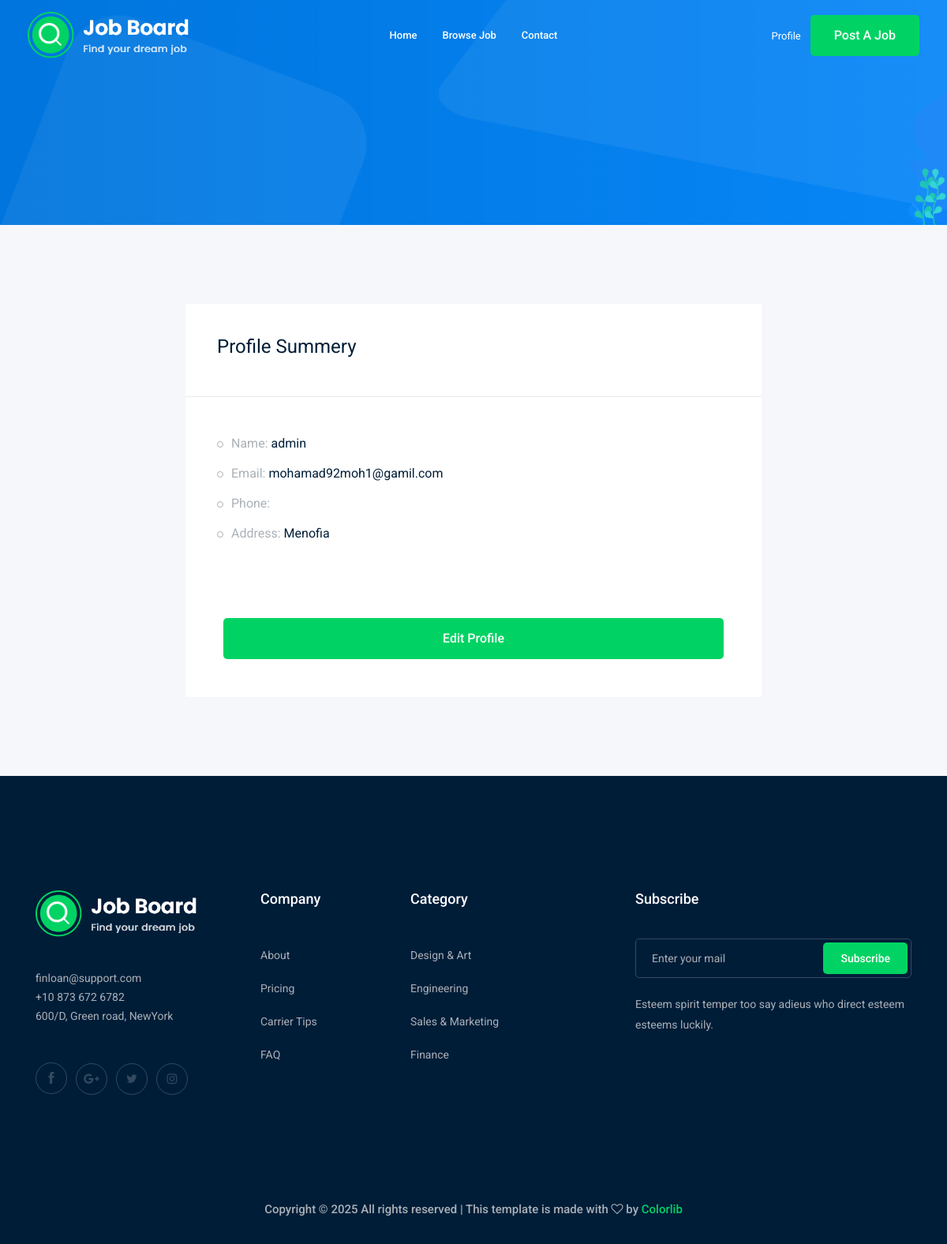
The app's page /accounts/profile (signed in) with its own data.
### accounts/models.py (models this page shows)
class Profile(models.Model):
    user = models.OneToOneField(User ,on_delete=models.CASCADE)
    city = models.ForeignKey("City",on_delete=models.CASCADE,null=True,blank=True)
    phone = models.CharField(max_length=15)
    image = models.ImageField(upload_to='profile/')
    def __str__(self):
        return str(self.user)

class City (models.Model):
    name = models.CharField(max_length=30)
    def __str__(self):
        return self.name

### accounts/views.py (the view)
# urls.py: path('profile',views.profile,name='profile'),
def profile (request):
    profile = models.Profile.objects.get(user = request.user)
    return render(request,'accounts/profile.html',{'profile':profile})

### accounts/templates/accounts/profile.html (shortened to what this page needs)
{% extends 'base.html' %}
{% load bootstrap4 %}
{% block body %}
    <div class="bradcam_area bradcam_bg_1">
        <div class="container">
            <div class="row">
                <div class="col-xl-12">
                </div>
            </div>
        </div>
    </div>
    <div class="job_details_area">
        <div class="container">
            <div class="row">
                <div class="col-lg-8 mx-auto">
                    <div class="job_sumary">
                        <div class="summery_header">
                            <h3>Profile Summery</h3>
                        </div>
                        <div class="job_content">
                            <ul>
                                <li>Name: <span>{{profile}}</span></li>
                                <li>Email: <span>{{profile.user.email}}</span></li>
                                <li>Phone: </li>
                                <li>Address: <span>{{profile.city}}</span></li>
                            </ul>
                        </div>
                        <div class="p-5">
                            <a class="boxed-btn3 w-100" href="{% url 'accounts:profile_edit' %}"> Edit Profile</a>
                        </div>
                    </div>
                </div>
            </div>
        </div>
    </div>
    {% endblock body %}

### records on screen
Profile: user.username "admin", user.email "mohamad92moh1@gamil.com", city "Menofia"
